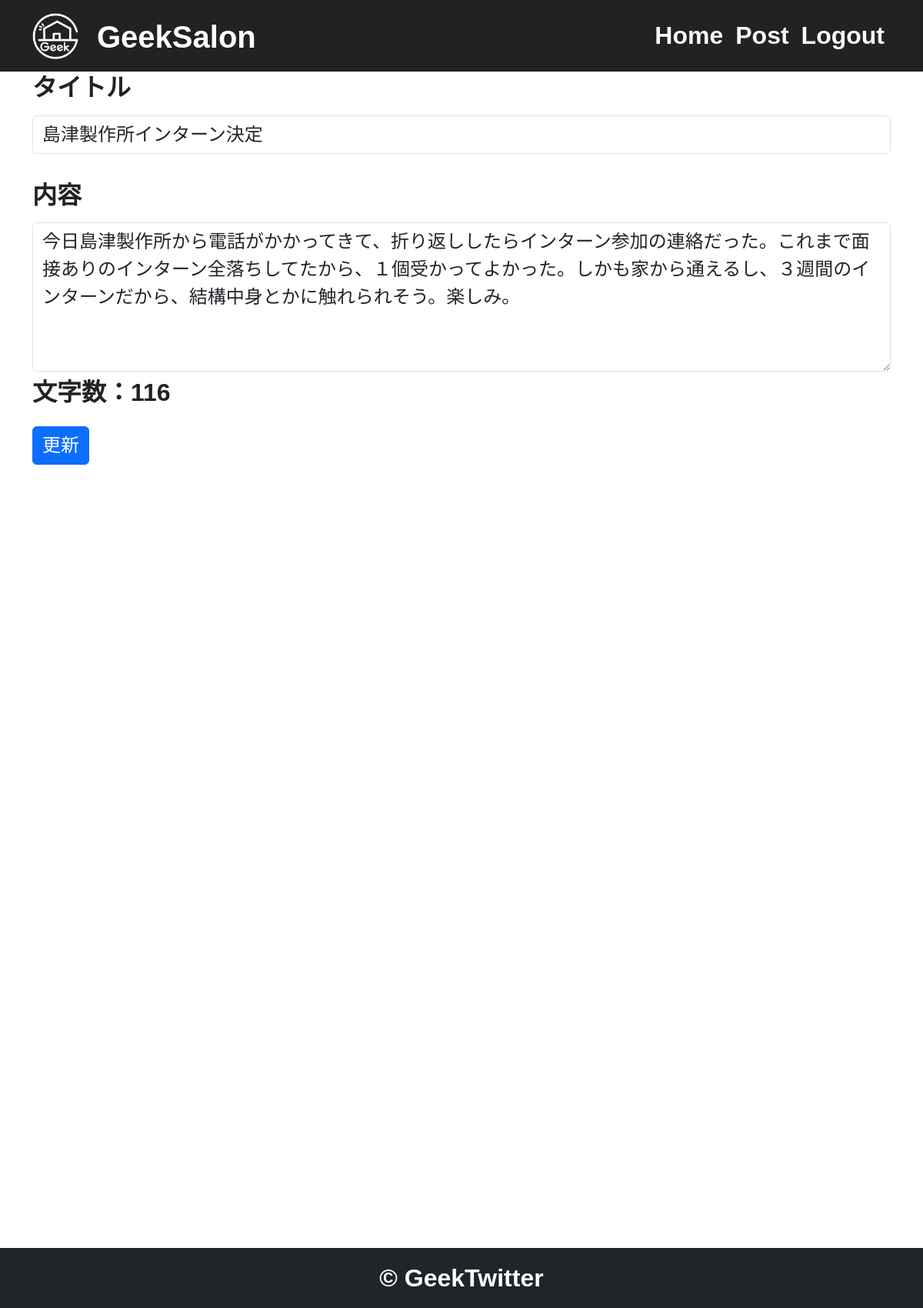
Page /7/update (signed in) on the committed database.
### app.py (models this page shows)
class Post(db.Model):
    id = db.Column(
        db.Integer, primary_key=True
    )  # primary_key : それぞれの投稿を判断する主Key
    title = db.Column(db.String(50), nullable=False)
    body = db.Column(db.String(400), nullable=False)
    created_at = db.Column(
        db.DateTime, nullable=False, default=datetime.now(pytz.timezone("Asia/Tokyo"))
    )

### app.py (the view, shortened to what this page needs)
@app.route("/<int:id>/update", methods=["GET", "POST"])
@login_required
def update(id):
    post = Post.query.get(id)  # 引数idでインスタンス化
    if request.method == "GET":
        length = len(post.body)
        return render_template("update.html", post=post, length=length)

### app.py (called while the page is built)
@login_manager.user_loader
def load_user(user_id):
    return User.query.get(int(user_id))

### templates/update.html (shortened to what this page needs)
{% extends "base.html" %}
{% block content %}
<div class="container">
    <form method="POST">
            <br><label for="title" class="form-label">タイトル</label>
            <input type="text" name="title" value="{{post.title}}" class="form-control" id="title">
            <br><label for="body" class="form-label">内容</label>
            <textarea name="body" class="form-control" id="body" rows="5" oninput="countCharacters()">{{post.body}}</textarea>
            <p class="counter">文字数：<span id="count">{{length}}</span></p>
        <button type="submit" class="btn btn-primary">更新</button>
    </form>
</div>
{% endblock %}

### templates/base.html (style rules this page uses)
* { box-sizing: border-box; }
:root { --primary: #0d6efd; --dark: rgb(34, 34, 34); --body: rgb(248, 248, 248); --box-shadow: 0 8px 22px rgba(0, 0, 0, 0.8); }
body { height: 1500px; margin-bottom: 200px; padding-bottom: 120px; padding-top: 5%; font-family: "Sora", sans-serif; line-height: 1.7; background: white; }
p { color: var(--dark); font-size: 150%; }
.form-label { font-size: 200%; font-weight: 700; color: var(--dark); text-shadow: 1px 1px 0 rgb(255, 255, 255), 1px -1px 0 rgb(255, 255, 255), -1px 1px 0 rgb(255, 255, 255), -1px -1px 0 rgb(255, 255, 255); }
.form-control { font-size: 150%; }
.counter { font-size: 200%; text-shadow: 1px 1px 0 rgb(255, 255, 255), 1px -1px 0 rgb(255, 255, 255), -1px 1px 0 rgb(255, 255, 255), -1px -1px 0 rgb(255, 255, 255); font-weight: 700; }
.btn { font-size: 150%; }

### rows in the picture
Post: title "島津製作所インターン決定", body "今日島津製作所から電話がかかってきて、折り返ししたらインターン参加の連絡だった。これまで面接ありのインターン全落ちしてたから、１個受かってよかった。しかも家から通えるし、３週間のインターンだから、結構中身とかに触れられそう。楽しみ。"

### other values in the picture
{{ length }} "116"
